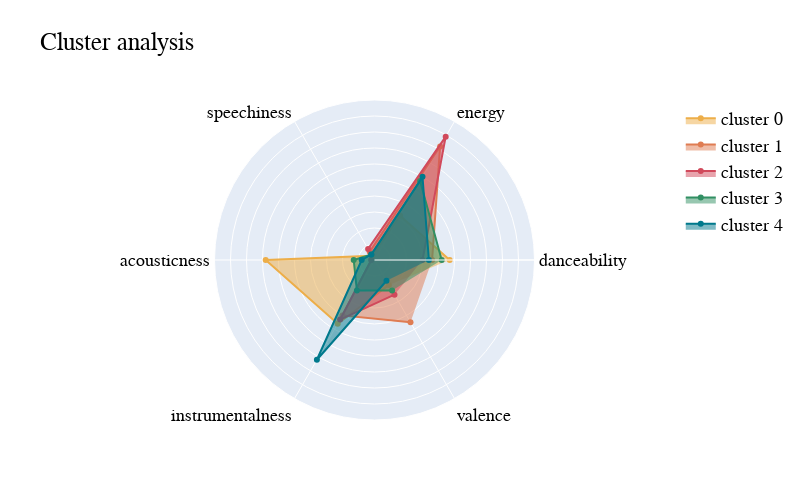

The notebook cell this image was saved under:
### Code cell
cluster_colors = ["#edae49", "#df7c52", "#d1495b", "#318F63", "#00798c"]

fig = go.Figure()

for i in range(len(means)):
    fig.add_trace(go.Scatterpolar(
        r=means.iloc[i][categories],
        theta=categories,
        fill='toself',
        name=f'cluster {means.iloc[i]["cluster"]:.0f}',
        line_color=cluster_colors[i],
        hovertemplate='%{theta}<br>mean: %{r:.2f}'
    ))

fig.update_layout(
    width=800,
    height=500,
    polar=dict(
        radialaxis=dict(
            visible=True,
            range=[0, 1],
            tickvals=[0, 0.1, 0.2, 0.3, 0.4, 0.5, 0.6, 0.7,0.8,0.9],
            showticklabels=False
        )),
    showlegend=True,
    title="Cluster analysis",
    font_family="ROCKABILLY",
    font_color="black",
    font_size=18,
    title_font_family="Boucherie Block",
    legend_title_font_family="Boucherie Block",
)
fig.update_traces(hoverlabel=dict(namelength=0))
fig.show()

### Figure 1 — Plotly figure (JSON) as saved in the notebook; plotly's stock layout.template omitted (floating-point values rounded to 4 significant figures)
{"data": [{"fill": "toself", "hoverlabel": {"namelength": 0}, "hovertemplate": "%{theta}<br>mean: %{r:.2f}", "line": {"color": "#edae49"}, "name": "cluster 0", "r": [0.47, 0.32, 0.03, 0.68, 0.46, 0.18], "theta": ["danceability", "energy", "speechiness", "acousticness", "instrumentalness", "valence"], "type": "scatterpolar"}, {"fill": "toself", "hoverlabel": {"namelength": 0}, "hovertemplate": "%{theta}<br>mean: %{r:.2f}", "line": {"color": "#df7c52"}, "name": "cluster 1", "r": [0.36, 0.82, 0.06, 0.02, 0.4, 0.45], "theta": ["danceability", "energy", "speechiness", "acousticness", "instrumentalness", "valence"], "type": "scatterpolar"}, {"fill": "toself", "hoverlabel": {"namelength": 0}, "hovertemplate": "%{theta}<br>mean: %{r:.2f}", "line": {"color": "#d1495b"}, "name": "cluster 2", "r": [0.3, 0.89, 0.08, 0.02, 0.43, 0.25], "theta": ["danceability", "energy", "speechiness", "acousticness", "instrumentalness", "valence"], "type": "scatterpolar"}, {"fill": "toself", "hoverlabel": {"namelength": 0}, "hovertemplate": "%{theta}<br>mean: %{r:.2f}", "line": {"color": "#318F63"}, "name": "cluster 3", "r": [0.42, 0.57, 0.04, 0.13, 0.22, 0.22], "theta": ["danceability", "energy", "speechiness", "acousticness", "instrumentalness", "valence"], "type": "scatterpolar"}, {"fill": "toself", "hoverlabel": {"namelength": 0}, "hovertemplate": "%{theta}<br>mean: %{r:.2f}", "line": {"color": "#00798c"}, "name": "cluster 4", "r": [0.34, 0.6, 0.04, 0.08, 0.72, 0.15], "theta": ["danceability", "energy", "speechiness", "acousticness", "instrumentalness", "valence"], "type": "scatterpolar"}], "layout": {"font": {"color": "black", "family": "ROCKABILLY", "size": 18}, "height": 500, "legend": {"title": {"font": {"family": "Boucherie Block"}}}, "polar": {"angularaxis": {"type": "category"}, "radialaxis": {"autorange": false, "range": [0, 1], "showticklabels": false, "tickvals": [0, 0.1, 0.2, 0.3, 0.4, 0.5, 0.6, 0.7, 0.8, 0.9], "type": "linear", "visible": true}}, "showlegend": true, "title": {"font": {"family": "Boucherie Block"}, "text": "Cluster analysis"}, "width": 800}}
